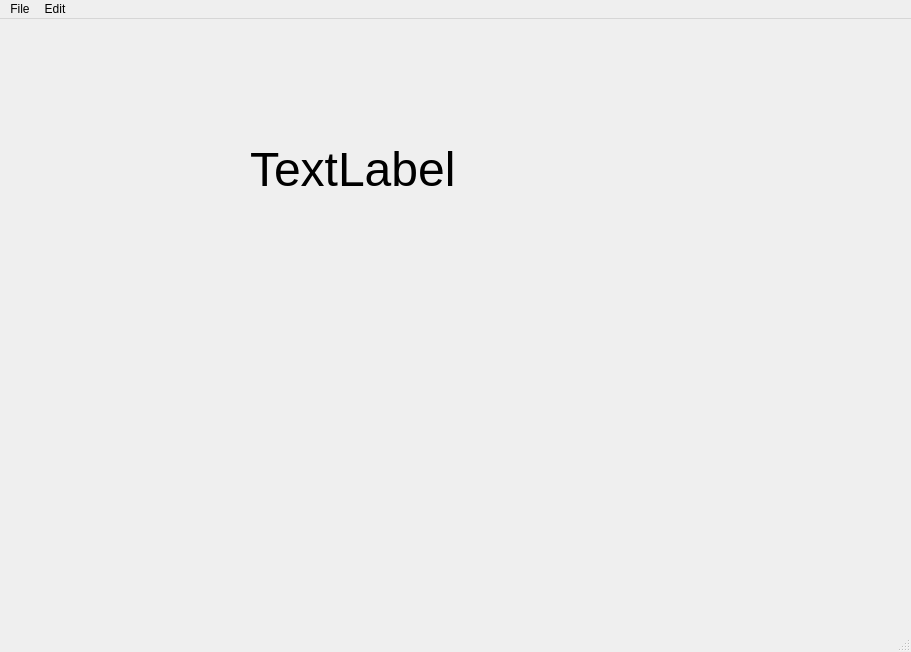
<?xml version="1.0" encoding="UTF-8"?>
<ui version="4.0">
 <class>MainWindow</class>
 <widget class="QMainWindow" name="MainWindow">
  <property name="geometry">
   <rect>
    <x>0</x>
    <y>0</y>
    <width>911</width>
    <height>652</height>
   </rect>
  </property>
  <property name="windowTitle">
   <string>MainWindow</string>
  </property>
  <widget class="QWidget" name="centralwidget">
   <widget class="QLabel" name="label">
    <property name="geometry">
     <rect>
      <x>250</x>
      <y>100</y>
      <width>301</width>
      <height>101</height>
     </rect>
    </property>
    <property name="font">
     <font>
      <pointsize>36</pointsize>
     </font>
    </property>
    <property name="text">
     <string>TextLabel</string>
    </property>
   </widget>
  </widget>
  <widget class="QMenuBar" name="menubar">
   <property name="geometry">
    <rect>
     <x>0</x>
     <y>0</y>
     <width>911</width>
     <height>22</height>
    </rect>
   </property>
   <widget class="QMenu" name="menuFile">
    <property name="title">
     <string>File</string>
    </property>
    <addaction name="actionNew"/>
    <addaction name="actionSave"/>
   </widget>
   <widget class="QMenu" name="menuEdit">
    <property name="title">
     <string>Edit</string>
    </property>
    <addaction name="actionCopy"/>
    <addaction name="actionPaste"/>
   </widget>
   <addaction name="menuFile"/>
   <addaction name="menuEdit"/>
  </widget>
  <widget class="QStatusBar" name="statusbar"/>
  <action name="actionNew">
   <property name="text">
    <string>New</string>
   </property>
   <property name="statusTip">
    <string>Create a new file</string>
   </property>
   <property name="shortcut">
    <string>Ctrl+N</string>
   </property>
  </action>
  <action name="actionSave">
   <property name="text">
    <string>Save</string>
   </property>
   <property name="statusTip">
    <string>Save a file</string>
   </property>
  </action>
  <action name="actionCopy">
   <property name="text">
    <string>Copy</string>
   </property>
   <property name="statusTip">
    <string>Copy a file</string>
   </property>
   <property name="shortcut">
    <string>Ctrl+C</string>
   </property>
  </action>
  <action name="actionPaste">
   <property name="text">
    <string>Paste</string>
   </property>
   <property name="statusTip">
    <string>Paste a file</string>
   </property>
   <property name="shortcut">
    <string>Ctrl+V</string>
   </property>
  </action>
 </widget>
 <resources/>
 <connections/>
</ui>
